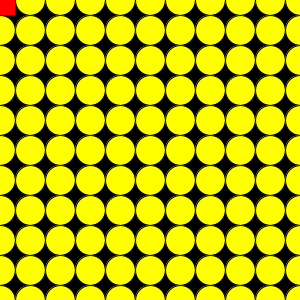
Frame 1 (no input)
Frame 60 (the mouse pressed at the canvas centre just before this capture): identical to frame 1, image omitted
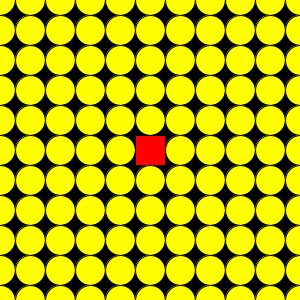
Frame 120 (the mouse held since frame 60 and released just before this capture)

The Processing sketch that drew these frames (run headless with seeded random() and noise(); from frame 60 on, the mouse is pressed at the canvas centre):

// Processing sketch: ex08_08
// ── ex08_08.pde
// 실행 화면을 가득 채운 원들 중 마우스 현재 위치의 원을 사각형으로 바꾸기

void setup() {
  size(300, 300);
}

void draw() {
  background(0);
  for (int y = 0; y <= height; y +=30) {
    for (int x = 0; x <= width; x += 30) {
      if (mouseX > x-15 && mouseX < x+15 && mouseY > y-15 && mouseY < y+15) {
        fill(255, 0, 0);
        rectMode(CENTER);
        rect(x, y, 30, 30);
      } else {
        fill(255, 255, 0); 
        ellipse(x, y, 30, 30);
      }
    }
  }
}
